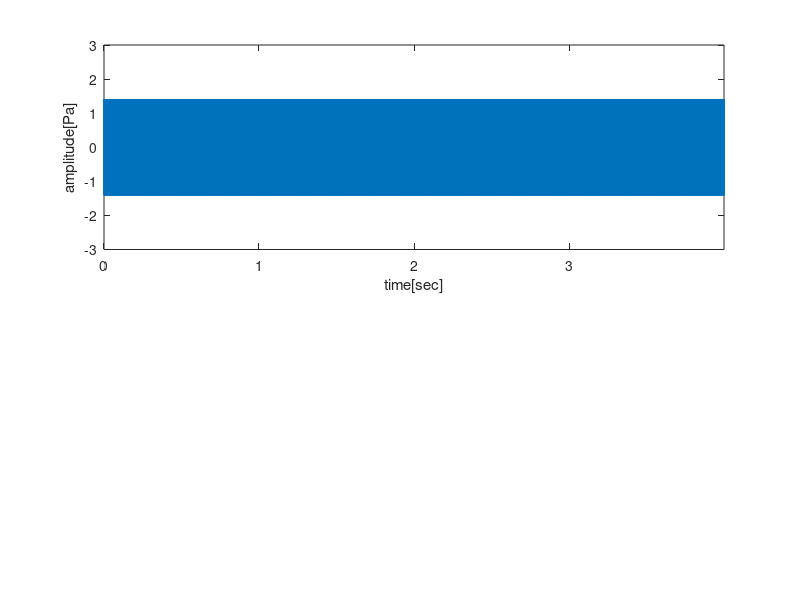

This figure's MATLAB source: (Note: this script raises an error after producing the figure.)
%% start

%% clear
clc;
clear;

%% constant
datal = 13e4;
freq = 10e3;

for df = [ 1/4 1/2 1 2 4 ]

  %% get T and fs
  T = 1/df;
  fs = df * datal;

  %% signal
  t = 0 : 1/fs : T - 1/fs;
  y = transpose( sqrt(2) .* sin(2 * pi * freq * t) );
  % y = wgn(length(t),1,-10);

  %% plot
  figure('position', [0, 0, 500*sqrt(2), 500]);

  strtitle = sprintf('Fourier Transform change ( df = %d [Hz] )', df );

  subplot(2,1,1);
  plot(t,y);
  ylabel( 'amplitude[Pa]' );
  xlabel( 'time[sec]' );
  xlim([ t(1) t(end) ]);
  ylim([-3 3]);
  ax = gca;
  ax.FontSize = 17;

  subplot(2,1,2);
  r = 'ps';

  if isequal( r,'ps' )
    [f,p] = fps(y,fs);
    pltdb(f,p,'ps',[0 0.4470 0.7410]);
  elseif isequal( r,'psd' )
    [f,p] = fpsd(y,fs);
    pltdb(f,p,'psd',[0 0.4470 0.7410]);
  end

  sgtitle( strtitle , 'FontSize' , 17 );

  str_df = [ 'df ='  num2str(df) '[Hz]' ];
  str_fs = [ 'fs ='  num2str(fs/1e3) '[kHz]' ];
  str_datal = [ 'datal ='  num2str(datal) '[points]' ];
  str_T = [ 'T ='  num2str(T) '[sec]' ];
  str_ini = [ str_df ' , ' str_fs ' , ' str_datal ' , ' str_T ];

  if isequal( r,'ps' )
    fprintf( [ str_ini ' , ' 'signal = ' num2str(round(max(10*log10(p/(20e-6^2))),2)) '[dB spl] ' ' , ' 'noise mean = ' num2str(round(10*log10(mean(p)/20e-6),2)) '[dB spl] ' ' , ' 'RMS = ' num2str(rms(y).^2) ' , ' 'sum = ' num2str(sum(p)) '\n' ] );
  elseif isequal( r,'psd' )
    fprintf( [ str_ini ' , ' 'signal = ' num2str(round(max(10*log10(p)),2)) '[dB/Hz] ' ' , ' 'noise mean = ' num2str(round(10*log10(mean(p)),2)) '[dB/Hz] ' ' , ' 'RMS = ' num2str(rms(y).^2) ' , ' 'sum = ' num2str(sum(df*p)) '\n' ] );
  end

end

close all;
%% end
